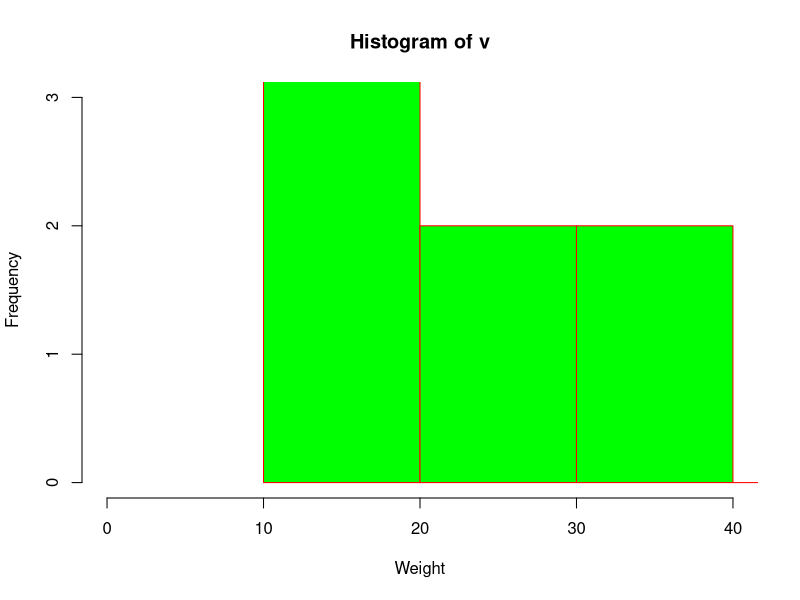

Recreate this plot in R.
v <-  c(12,24,16,38,21,13,55,17,39,10,60)  
# Giving a name to the chart file.  
png(file = "histogram_chart_lim.png")  
# Creating the histogram.  
hist(v,xlab = "Weight",ylab="Frequency",col = "green",border = "red",xlim = c(0,40), ylim = c(0,3), breaks = 5)  
# Saving the file.  
dev.off()  
